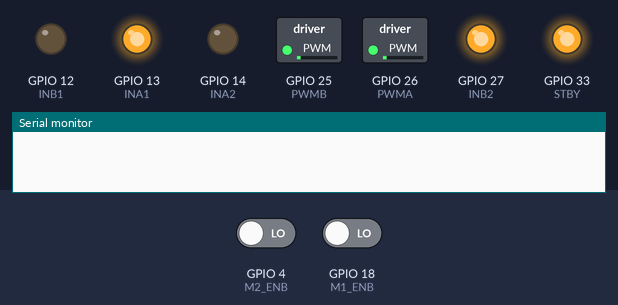
Bench run of a sketch on a simulated ESP32. On the bench: switched loads named in the sketch (green lamp = pin HIGH), output pins drawn as LEDs (lit = HIGH), the last lines printed to the serial monitor. Inputs (shaded band) come from the test bench; at power-on: GPIO 4 (M2_ENB) LOW, GPIO 18 (M1_ENB) LOW.

Above: at 0.01 s.
At 1.26 s:
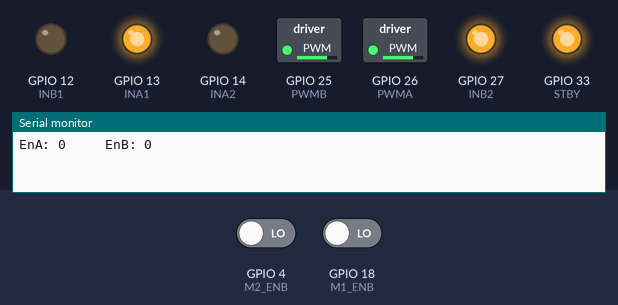
1.3 s: GPIO 4 (M2_ENB) driven HIGH
At 2.2 s:
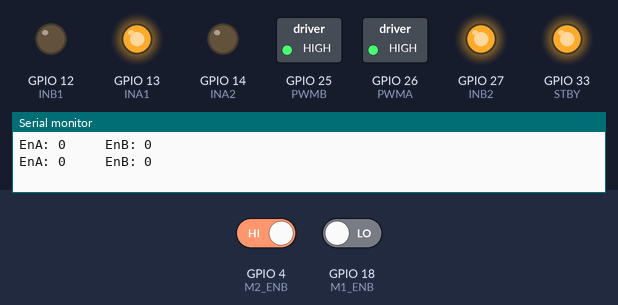
Timing chart, 0 to 4.3 s (numbered marks = the images above; inputs shaded):
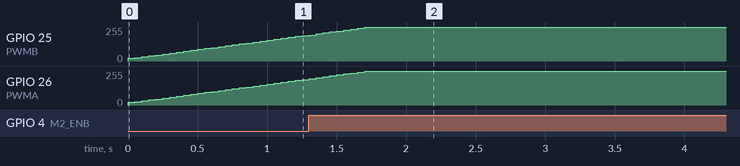

The sketch:

SimplePID.ino
```cpp
#include <Arduino.h>

// Motor pins
#define PWMA 26
#define INA2 14
#define INA1 13
#define STBY 33
#define PWMB 25
#define INB2 27
#define INB1 12

#define M1_ENA 19
#define M1_ENB 18

#define M2_ENA 5
#define M2_ENB 4

// Define maximum PWM value
const int MAX_PWM = 255;

const int freq = 1000;
const int speedA = 0;
const int speedB = 1;
const int resolution = 8;

unsigned int pulseCountA = 0, pulseCountB = 0;

const int setpoint = 10;
int pwmA = 0, pwmB = 0;

// PID coefficients
float Kp = 1, Ki = 0.7, Kd = 0.5;

float integralA = 0, integralB = 0;
float previousErrorA = 0, previousErrorB = 0;

void IRAM_ATTR encoderPulseA() {
  pulseCountA++;
}

void IRAM_ATTR encoderPulseB() {
  pulseCountB++;
}

void setup() {
  Serial.begin(115200);

  pinMode(M1_ENB, INPUT);
  pinMode(M1_ENA, INPUT);

  pinMode(M2_ENB, INPUT);
  pinMode(M2_ENA, INPUT);

  pinMode(PWMA, OUTPUT);
  pinMode(INA2, OUTPUT);
  pinMode(INA1, OUTPUT);
  pinMode(STBY, OUTPUT);
  pinMode(PWMB, OUTPUT);
  pinMode(INB2, OUTPUT);
  pinMode(INB1, OUTPUT);

  digitalWrite(STBY, 1);
  ledcSetup(speedA, freq, resolution);
  ledcAttachPin(PWMA, speedA);

  ledcSetup(speedB, freq, resolution);
  ledcAttachPin(PWMB, speedB);

  attachInterrupt(digitalPinToInterrupt(M1_ENB), encoderPulseA, RISING);
  attachInterrupt(digitalPinToInterrupt(M2_ENB), encoderPulseB, RISING);

  // Initial motor directions
  digitalWrite(INA2, 0);
  digitalWrite(INA1, 1);
  digitalWrite(INB2, 1);
  digitalWrite(INB1, 0);
}

void loop() {
  static unsigned long lastPrintTime = 0;
  unsigned long currentTime = millis();

  int errorA = setpoint - pulseCountA;
  integralA += errorA;
  int derivativeA = errorA - previousErrorA;
  pwmA = Kp * errorA + Ki * integralA + Kd * derivativeA;
  previousErrorA = errorA;

  int errorB = setpoint - pulseCountB;
  integralB += errorB;
  int derivativeB = errorB - previousErrorB;
  pwmB = Kp * errorB + Ki * integralB + Kd * derivativeB;
  previousErrorB = errorB;

  pwmA = constrain(pwmA, 0, MAX_PWM);
  pwmB = constrain(pwmB, 0, MAX_PWM);

  // Set motor speeds
  ledcWrite(speedA, pwmA);
  ledcWrite(speedB, pwmB);

  if (currentTime - lastPrintTime >= 1000) {
    lastPrintTime = currentTime;
    Serial.print("EnA: ");
    Serial.print(pulseCountA);

    Serial.print("     EnB: ");
    Serial.println(pulseCountB);
  }

  pulseCountA = 0;
  pulseCountB = 0;

  delay(50);
}
```
